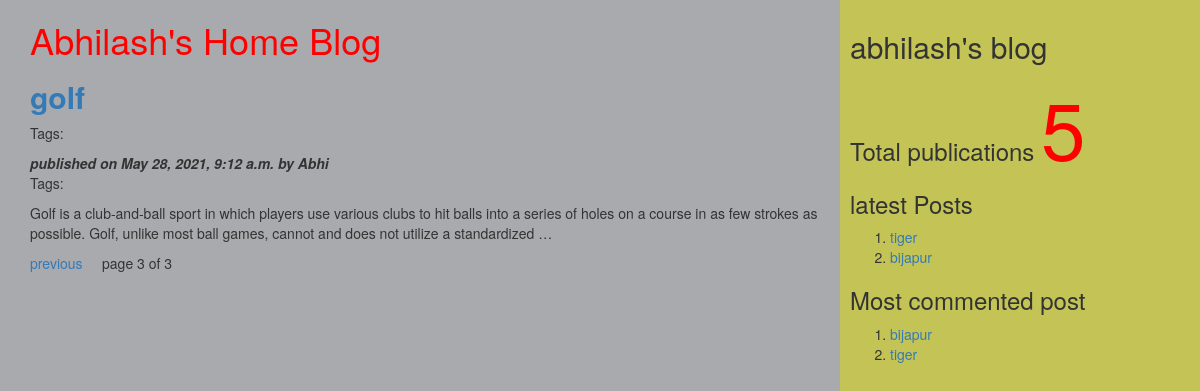
/?page=3, run on the app's committed database.
### myApp/models.py (models this page shows, shortened)
class Post(models.Model):
    tags=TaggableManager()
    STATUS_CHOICES=(('draft','Draft'),('published','Published'))
    title=models.CharField(max_length=256)
    slug=models.SlugField(max_length=264,unique_for_date='publish')
    author=models.ForeignKey(User,related_name='blog_posts',on_delete=models.CASCADE)
    body=models.TextField()
    publish=models.DateTimeField(default=timezone.now)
    created=models.DateTimeField(auto_now_add=True)
    updated=models.DateTimeField(auto_now=True)
    status=models.CharField(max_length=10,choices=STATUS_CHOICES,default='draft')
    objects=CustomManager()
    class Meta:
        ordering=('-publish',)
    def get_absolute_url(self):
        return reverse('post_details',args=[self.publish.year,self.publish.strftime('%m'),self.publish.strftime('%d'),self.slug])

### myApp/views.py (the view)
# urls.py: url(r'^$',views.post_list_view),
def post_list_view(request,tag_slug=None):
    post_list=Post.objects.all()
    tag=None
    if tag_slug:
        tag=get_object_or_404(Tag,slug=tag_slug)#provided slug
        post_list=post_list.filter(tags__in=[tag])
    paginator=Paginator(post_list,2) #step1
    page_number=request.GET.get('page') #step2
    try:
        post_list=paginator.page(page_number) #step2
    except PageNotAnInteger:
        post_list=paginator.page(1) #step3
    except EmptyPage:
        post_list=paginator.page(paginator.num_pages) #step4
    d={'post_list':post_list}
    return render(request,'myApp/post_list.html',d)

### myApp/models.py (called while the page is built)
    def get_queryset(self):
        return super().get_queryset().filter(status='published')

### myApp/templatetags/mytags.py (called while the page is built)
@register.simple_tag
def total_posts():
    return Post.objects.count()

@register.inclusion_tag('myApp/latest_post.html')
def show_latest_posts(count=3):
    latest_posts=Post.objects.order_by('-publish')[:count]
    return {'latest_posts':latest_posts}

@register.simple_tag
def get_most_commented_posts(count=2):
    return Post.objects.annotate(total_comments=Count('comments')).order_by('-total_comments')[:count]

### templates/myApp/post_list.html (shortened to what this page needs)
<html>
    {%extends 'myApp/parent.html'%}
        {%block content_block%}
        <h1 style=color:red;>Abhilash's Home Blog</h1>
        {%for post in post_list%}
        <a href="{{post.get_absolute_url}}"><h2><b>{{post.title}}</b></h2></a>
        <p>Tags:
          </p>
        <i><b>published on {{post.publish}} by {{post.author|title}}</b></i>
        <p>Tags:{{post.tags.all|join:','}}</p>
        {{post.body|truncatewords:40|linebreaks}}
        {%endfor%}
        {%include 'myApp/pagination.html' with page=post_list%}
        {%endblock%}

### templates/myApp/parent.html (shortened to what this page needs)
{%load mytags%}
<html>
     <head>
       <link rel="stylesheet" href="https://maxcdn.bootstrapcdn.com/bootstrap/3.3.7/css/bootstrap.min.css">
     </head>
     <body>
       <div class="content" style="width:70%;float:left;background-color:#a8aaad;height:300%;padding:0 0 0 30px">
         {%block content_block%}
         {%endblock%}
       </div>
       <div class="sidebar" style="width:30%;float:right;background-color:#c4c456;height:300%;padding:10px">
                <h2> abhilash's blog</h2>
                <h3> Total publications
                <span style="color:red;font-size:80px">
                  {%total_posts%}</span>
                  <h3>latest Posts</h3>
                  {%show_latest_posts 2%}
                  <h3>Most commented post</h3>
                    {%get_most_commented_posts as m%}
                    <ol>
                      {%for post in m%}
                      <li><a href="{{post.get_absolute_url}}">{{post.title}}</a></li>
                      {%endfor%}
                    </ol>
              </h3>
       </div>
    </body>
    </html>

### templates/myApp/latest_post.html
<html>
<body>
  <ol>
  {% for post in latest_posts%}
  <li><a href="{{post.get_absolute_url}}">{{post.title}}</a></li>
  {%endfor%}
</ol>
  </body>
  </html>

### data on the page
Post: title "golf", publish "May 28, 2021, 9:12 a.m.", author "Abhi", body "Golf is a club-and-ball sport in which players use various clubs to hit balls into a series of holes on a course in as few strokes as possible. Golf, unlike most ball games, cannot and does not utilize a standardized …"
Post: title "tiger"
Post: title "bijapur"

### other printed values
{{ page.number }} "3"
{{ page.paginator.num_pages }} "3"
